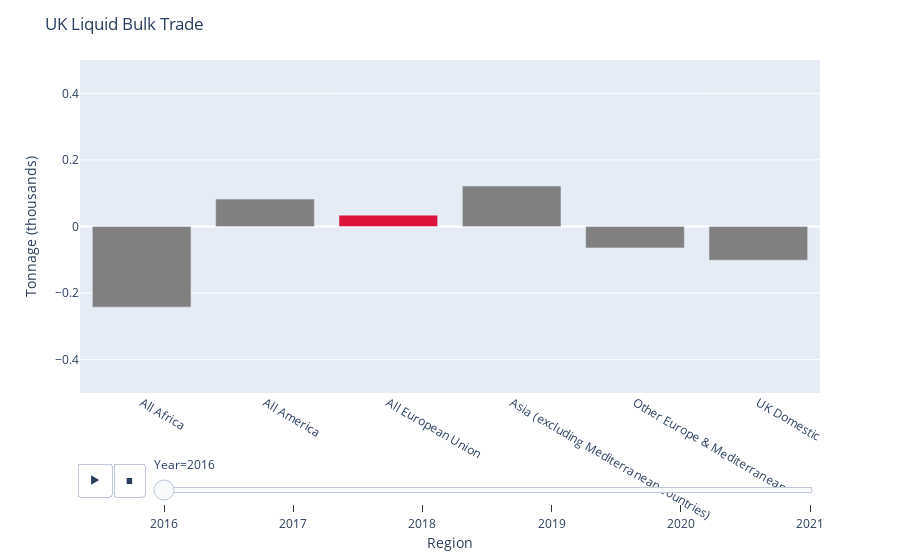

Write notebook code for a chart like this one.
### Markdown cell above
<b>Effect on major cargoes</b>

### Code cell
#Filtering Data
df_lb = df.loc[df['Cargo Group'] == 'Liquid Bulk']
df_lb = df_lb.loc[~df_lb['Region'].str.contains('Unspecified')]
df_lb = df_lb.loc[~df_lb['Region'].str.contains('Australasia')]
df_lb = df_lb.groupby(['Region', 'Year'])['Tonnage (thousands)'].sum().pct_change()
df_lb = df_lb.reset_index()
df_lb = df_lb.loc[df_lb['Year'] > 2015]

#Plot
fig = px.bar(
    df_lb, x='Region', y='Tonnage (thousands)', animation_frame='Year', color='Region',
    color_discrete_map={
                'All Africa': 'gray',
                'All America': 'gray',
                'Australasia': 'gray',
                'Other Europe & Mediterranean': 'gray',
                'UK Domestic': 'gray',
                'All European Union': 'crimson',
                'Asia (excluding Mediterranean countries)': 'gray'},
    range_y=[-0.5,0.5])
fig.update_layout(showlegend=False)
fig.update_layout(title='UK Liquid Bulk Trade')

fig.show()

### Figure 1 — Plotly figure (JSON) as saved in the notebook; plotly's stock layout.template omitted (floating-point values rounded to 4 significant figures)
{"data": [{"alignmentgroup": "True", "hovertemplate": "Region=%{x}<br>Year=2016<br>Tonnage (thousands)=%{y}<extra></extra>", "legendgroup": "All Africa", "marker": {"color": "gray", "pattern": {"shape": ""}}, "name": "All Africa", "offsetgroup": "All Africa", "orientation": "v", "showlegend": true, "textposition": "auto", "type": "bar", "x": ["All Africa"], "xaxis": "x", "y": [-0.2422], "yaxis": "y"}, {"alignmentgroup": "True", "hovertemplate": "Region=%{x}<br>Year=2016<br>Tonnage (thousands)=%{y}<extra></extra>", "legendgroup": "All America", "marker": {"color": "gray", "pattern": {"shape": ""}}, "name": "All America", "offsetgroup": "All America", "orientation": "v", "showlegend": true, "textposition": "auto", "type": "bar", "x": ["All America"], "xaxis": "x", "y": [0.0823], "yaxis": "y"}, {"alignmentgroup": "True", "hovertemplate": "Region=%{x}<br>Year=2016<br>Tonnage (thousands)=%{y}<extra></extra>", "legendgroup": "All European Union", "marker": {"color": "crimson", "pattern": {"shape": ""}}, "name": "All European Union", "offsetgroup": "All European Union", "orientation": "v", "showlegend": true, "textposition": "auto", "type": "bar", "x": ["All European Union"], "xaxis": "x", "y": [0.0341], "yaxis": "y"}, {"alignmentgroup": "True", "hovertemplate": "Region=%{x}<br>Year=2016<br>Tonnage (thousands)=%{y}<extra></extra>", "legendgroup": "Asia (excluding Mediterranean countries)", "marker": {"color": "gray", "pattern": {"shape": ""}}, "name": "Asia (excluding Mediterranean countries)", "offsetgroup": "Asia (excluding Mediterranean countries)", "orientation": "v", "showlegend": true, "textposition": "auto", "type": "bar", "x": ["Asia (excluding Mediterranean countries)"], "xaxis": "x", "y": [0.1217], "yaxis": "y"}, {"alignmentgroup": "True", "hovertemplate": "Region=%{x}<br>Year=2016<br>Tonnage (thousands)=%{y}<extra></extra>", "legendgroup": "Other Europe & Mediterranean", "marker": {"color": "gray", "pattern": {"shape": ""}}, "name": "Other Europe & Mediterranean", "offsetgroup": "Other Europe & Mediterranean", "orientation": "v", "showlegend": true, "textposition": "auto", "type": "bar", "x": ["Other Europe & Mediterranean"], "xaxis": "x", "y": [-0.06432], "yaxis": "y"}, {"alignmentgroup": "True", "hovertemplate": "Region=%{x}<br>Year=2016<br>Tonnage (thousands)=%{y}<extra></extra>", "legendgroup": "UK Domestic", "marker": {"color": "gray", "pattern": {"shape": ""}}, "name": "UK Domestic", "offsetgroup": "UK Domestic", "orientation": "v", "showlegend": true, "textposition": "auto", "type": "bar", "x": ["UK Domestic"], "xaxis": "x", "y": [-0.1013], "yaxis": "y"}], "layout": {"barmode": "relative", "legend": {"title": {"text": "Region"}, "tracegroupgap": 0}, "margin": {"t": 60}, "showlegend": false, "sliders": [{"active": 0, "currentvalue": {"prefix": "Year="}, "len": 0.9, "pad": {"b": 10, "t": 60}, "steps": [{"args": [["2016"], {"frame": {"duration": 0, "redraw": true}, "fromcurrent": true, "mode": "immediate", "transition": {"duration": 0, "easing": "linear"}}], "label": "2016", "method": "animate"}, {"args": [["2017"], {"frame": {"duration": 0, "redraw": true}, "fromcurrent": true, "mode": "immediate", "transition": {"duration": 0, "easing": "linear"}}], "label": "2017", "method": "animate"}, {"args": [["2018"], {"frame": {"duration": 0, "redraw": true}, "fromcurrent": true, "mode": "immediate", "transition": {"duration": 0, "easing": "linear"}}], "label": "2018", "method": "animate"}, {"args": [["2019"], {"frame": {"duration": 0, "redraw": true}, "fromcurrent": true, "mode": "immediate", "transition": {"duration": 0, "easing": "linear"}}], "label": "2019", "method": "animate"}, {"args": [["2020"], {"frame": {"duration": 0, "redraw": true}, "fromcurrent": true, "mode": "immediate", "transition": {"duration": 0, "easing": "linear"}}], "label": "2020", "method": "animate"}, {"args": [["2021"], {"frame": {"duration": 0, "redraw": true}, "fromcurrent": true, "mode": "immediate", "transition": {"duration": 0, "easing": "linear"}}], "label": "2021", "method": "animate"}], "x": 0.1, "xanchor": "left", "y": 0, "yanchor": "top"}], "title": {"text": "UK Liquid Bulk Trade"}, "updatemenus": [{"buttons": [{"args": [null, {"frame": {"duration": 500, "redraw": true}, "fromcurrent": true, "mode": "immediate", "transition": {"duration": 500, "easing": "linear"}}], "label": "&#9654;", "method": "animate"}, {"args": [[null], {"frame": {"duration": 0, "redraw": true}, "fromcurrent": true, "mode": "immediate", "transition": {"duration": 0, "easing": "linear"}}], "label": "&#9724;", "method": "animate"}], "direction": "left", "pad": {"r": 10, "t": 70}, "showactive": false, "type": "buttons", "x": 0.1, "xanchor": "right", "y": 0, "yanchor": "top"}], "xaxis": {"anchor": "y", "categoryarray": ["All Africa", "All America", "All European Union", "Asia (excluding Mediterranean countries)", "Other Europe & Mediterranean", "UK Domestic"], "categoryorder": "array", "domain": [0, 1], "title": {"text": "Region"}}, "yaxis": {"anchor": "x", "domain": [0, 1], "range": [-0.5, 0.5], "title": {"text": "Tonnage (thousands)"}}}}
